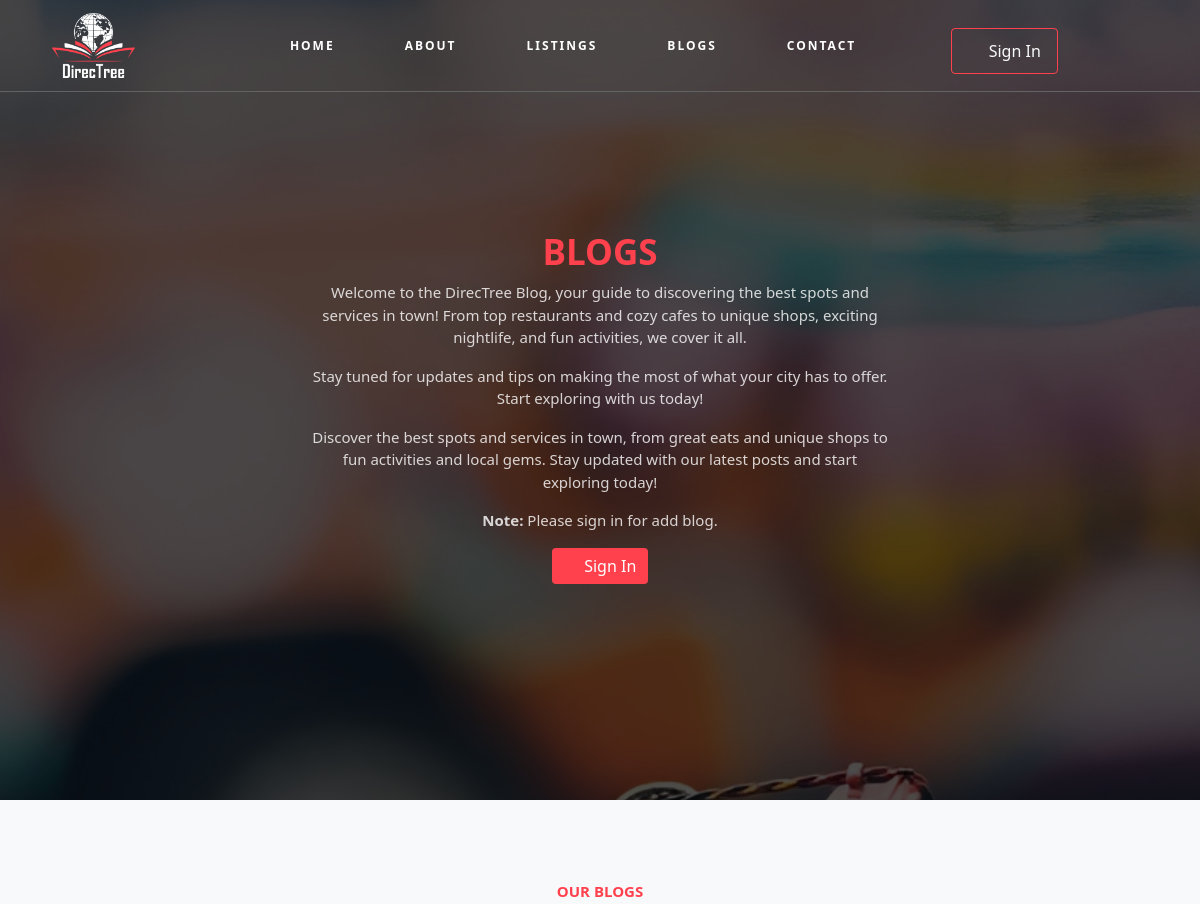
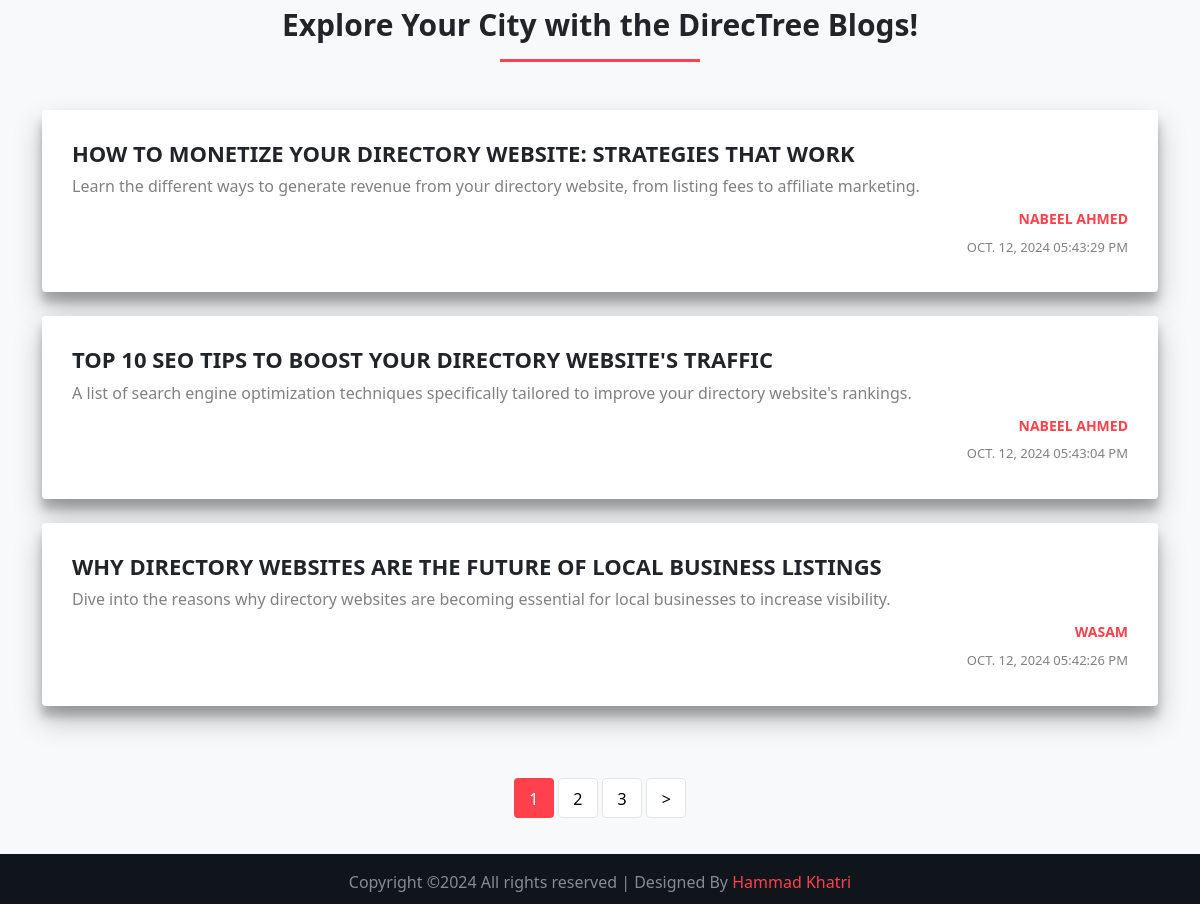
Screenshot of /blog.php with the database file from the repository (2 pictures, top to bottom).
### tables this page shows
CREATE TABLE `blogs` (
  `id` int(11) NOT NULL,
  `username` varchar(250) NOT NULL,
  `title` text NOT NULL,
  `content` text NOT NULL,
  `status` enum('pending','approved','rejected') NOT NULL,
  `add-time` datetime NOT NULL DEFAULT current_timestamp()
);

### blog.php (the view, shortened to what this page needs)
<!DOCTYPE html>
<html lang="en">
<head>
    <link href="https://cdn.jsdelivr.net/npm/bootstrap@5.0.2/dist/css/bootstrap.min.css" rel="stylesheet"
>
    <link rel="stylesheet" href="https://cdn.jsdelivr.net/npm/aos@2.3.4/dist/aos.css">
    <link rel="stylesheet" href="css/simple-line-icons.css">
    <link rel="stylesheet" href="https://cdnjs.cloudflare.com/ajax/libs/font-awesome/6.6.0/css/all.min.css">
    <link rel="stylesheet" href="https://cdnjs.cloudflare.com/ajax/libs/ionicons/4.5.6/css/ionicons.min.css">
    <link rel="stylesheet" href="css/themify-icons.css">
    <link rel="stylesheet" href="css/set1.css">
    <link rel="stylesheet" href="css/style.css">
</head>
<body>
    <?php
    include 'partials/_nav.php';
    ?>
    <section id="blogs-hero" class="d-flex align-items-center">
        <div class="overlay"></div>
        <div class="container-fluid">
            <div class="row no-gutters slider-text align-items-center justify-content-center">
                <div class="col-lg-8 pb-5 mt-5">
                    <div class="row justify-content-center">
                        <div class="col-lg-9">
                            <h1 class="text-center">Blogs</h1>
                            <p>Welcome to the DirecTree Blog, your guide to discovering the best spots and services in
                                town! From top restaurants and cozy cafes to unique shops, exciting nightlife, and fun
                                activities, we cover it all.</p>
                            <p>Stay tuned for updates and tips on making the most of what your city has to offer. Start
                                exploring with us today!</p>
                            <p>
                                Discover the best spots and services in town, from great eats and unique shops to fun
                                activities and local gems. Stay updated with our latest posts and start exploring today!
                            </p>
                        </div>
                    </div>
                    <?php
                    if (!isset($_SESSION['loggedin']) || $_SESSION == false) {
                        echo '
                            <div class="container text-center">
                                <p><b>Note:</b> Please sign in for add blog.</p>
                                <a href="sign-in/sign-in.php" class="btn btn-primary">
                                        <span class="ti-user pe-2"></span>Sign In</a>
                            </div>
                            ';
                    }
                    ?>
                </div>
            </div>
        </div>
    </section>
    <section id="blogs" class="ftco-section bg-light">
        <div class="container-xl">
            <div class="row justify-content-center mb-5 mt-5" data-aos="fade-up"
                data-aos-duration="1000">
                <div class="col-md-7 heading-section text-center aos-init aos-animate" data-aos="fade-up"
                    data-aos-duration="1000">
                    <span class="subheading">Our Blogs</span>
                    <div class="styled-heading mb-3">
                        <h2>Explore Your City with the DirecTree Blogs!</h2>
                    </div>
                </div>
            </div>
            <?php
            $checkAdmin = "SELECT * FROM `adminlogin`";
            $checkResult = mysqli_query($conn, $checkAdmin);
            $checkRow = mysqli_fetch_assoc($checkResult);
            $admin = $checkRow['username'];
            $page = isset($_GET['page']) ? $_GET['page'] : 1;
            $limit = 3;
            $offset = ($page - 1) * $limit;
            $sql = "SELECT * FROM `blogs` WHERE `status`='approved' ORDER BY `id` DESC LIMIT $limit OFFSET $offset";
            $result = mysqli_query($conn, $sql);
            if (mysqli_num_rows($result) > 0) {
                while ($row = mysqli_fetch_assoc($result)) {
                    $timestamp = $row['add-time'];
                    $date = new DateTime($timestamp);
                    $formattedDate = $date->format('M. d, Y h:i:s A');
            ?>
                    <div class="row justify-content-center">
                        <div class="col-md-12 d-flex mb-4">
                            <div class="blog-entry justify-content-center" data-aos="fade-up"
                                data-aos-duration="1000" data-aos-delay="100">
                                <div class="text">
                                    <h3 class="heading mb-2"><?php
                                                                echo $row['title'];
                                                                ?></h3>
                                    <p class="mb-2"><?php
                                                    echo $row['content'];
                                                    ?></p>
                                    <div class="list-team">
                                        <h3 class="mb-0"><?php
                                                            if ($row['username'] === $admin) {
                                                                echo $admin . ' | Admin';
                                                            } else {
                                                                echo $row['username'];
                                                            }
                                                            ?> </h3>
                                    </div>
                                    <p class="meta mb-0 d-flex justify-content-end"><span><?php
                                                                                            echo $formattedDate;
                                                                                            ?></span></p>
                                </div>
                            </div>
                        </div>
                    </div>
            <?php
                }
            }
            ?>
            <?php
            $sql = "SELECT COUNT(*) AS total FROM `blogs` WHERE `status`='approved'";
            $totalResult = mysqli_query($conn, $sql);
            $totalRow = mysqli_fetch_assoc($totalResult);
            $totalBlogs = $totalRow['total'];
            $pages = ceil($totalBlogs / $limit);
            ?>
            <div class="row mt-5">
                <div class="col text-center">
                    <div class="block-27">
                        <ul>
                            <?php for ($i = 1; $i <= $pages; $i++): ?>
                                <li class="<?php echo ($i == $page) ? 'active' : ''; ?>">
                                    <?php if ($i == $page): ?>
                                        <span><?php echo $i; ?></span>
                                    <?php else: ?>
                                        <a href="?page=<?php echo $i; ?> #blogs"><?php echo $i; ?></a>
                                    <?php endif; ?>
                                </li>
                            <?php endfor; ?>
                            <?php if ($page < $pages): ?>
                                <li><a href="?page=<?php echo $page + 1; ?> #blogs">&gt;</a></li>
                            <?php endif; ?>
                        </ul>
                    </div>
                </div>
            </div>
        </div>
    </section>
    <?php
    include 'partials/_footer.php';
    ?>
</body>
</html>

### rows the page displays
blogs: title "HOW TO MONETIZE YOUR DIRECTORY WEBSITE: STRATEGIES THAT WORK", content "Learn the different ways to generate revenue from your directory website, from listing fees to affiliate marketing.", username "NABEEL AHMED", value "OCT. 12, 2024 05:43:29 PM"
blogs: title "TOP 10 SEO TIPS TO BOOST YOUR DIRECTORY WEBSITE'S TRAFFIC", content "A list of search engine optimization techniques specifically tailored to improve your directory website's rankings.", username "NABEEL AHMED", value "OCT. 12, 2024 05:43:04 PM"
blogs: title "WHY DIRECTORY WEBSITES ARE THE FUTURE OF LOCAL BUSINESS LISTINGS", content "Dive into the reasons why directory websites are becoming essential for local businesses to increase visibility.", username "WASAM", value "OCT. 12, 2024 05:42:26 PM"
